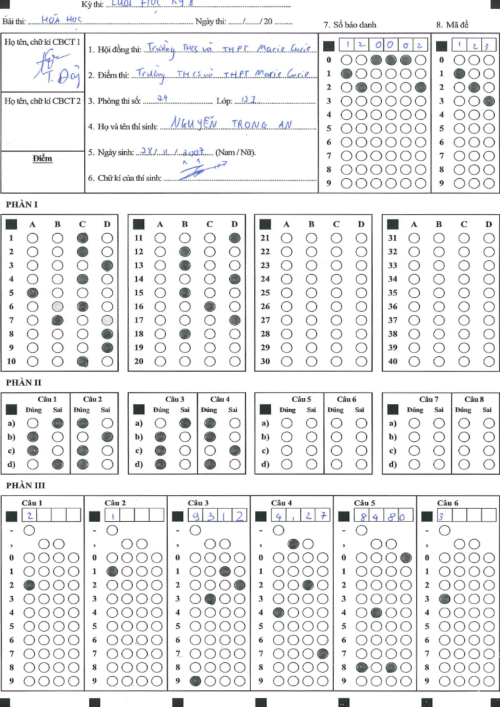
#> input picture python/test.jpg, 1000 x 1414 px (shown at 1/2 size)
$ python cropImage.py test.jpg out.png
#> lines starting #> are read from the running program, lines starting #| are printed output that depends on the picture; after the words box and inside, x2 and y2 are one past the last pixel; in counts of white or black regions, pixels touching at a corner belong together
#> in main, img is the input picture: shape (1414, 1000, 3); mean B, G, R 234.4, 234.1, 233.9
import cv2
import numpy as np
import json
import sys

def show_image_scaled(window_name, image, max_width=1200, max_height=800):
    h, w = image.shape[:2]
    scale_w = max_width / w
    scale_h = max_height / h
    scale = min(scale_w, scale_h, 1.0)  # Không phóng to quá kích thước gốc

    resized = cv2.resize(image, (int(w * scale), int(h * scale)))
    cv2.imshow(window_name, resized)
    cv2.waitKey(0)
    cv2.destroyAllWindows()

def find_corner_markers(image, radius = 160):
    # Chuyển ảnh sang grayscale và áp dụng threshold
#> called with radius = 160
    gray = cv2.cvtColor(image, cv2.COLOR_BGR2GRAY)
    _, thresh = cv2.threshold(gray, 50, 255, cv2.THRESH_BINARY_INV)
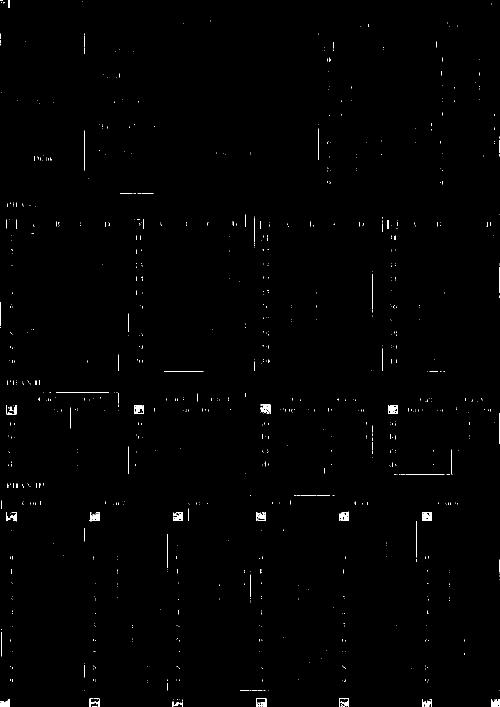
#> thresh: shape (1414, 1000) (shown at 1/2 size); 0.54% white; 842 white regions (784 under 20 px)

    # Tìm contours
    contours, _ = cv2.findContours(thresh, cv2.RETR_EXTERNAL, cv2.CHAIN_APPROX_SIMPLE)
#> contours = 841 contours, 823 with area under 20; largest, box (x1, y1, x2, y2) and area: (844, 1024, 864, 1042) 323, (268, 810, 288, 828) 310, (776, 810, 796, 828) 303, (678, 1397, 698, 1414) 214, (179, 1024, 199, 1043) 212

    # Lấy kích thước ảnh
    height, width = image.shape[:2]
#> height = 1414; width = 1000

    # Định nghĩa 4 vùng góc (bán kính 80px từ mỗi góc)
    corner_regions = [
        (0, 0, radius, radius),                # Top-left
        (width - radius, 0, radius, radius),        # Top-right
        (width - radius, height - radius, radius, radius), # Bottom-right
        (0, height - radius, radius, radius)        # Bottom-left
    ]

    # Danh sách lưu các marker tìm được
    markers = []

    for c in contours:
        # Tính diện tích contour
        area = cv2.contourArea(c)

        # Lọc theo kích thước (24x24 = 576, cho phép sai số)
        if area < 64 or area > 1600:  # Khoảng 17x17 đến 30x30
            continue

        # Lấy hình chữ nhật bao quanh
        x, y, w, h = cv2.boundingRect(c)
        # Tính aspect ratio (tỷ lệ w/h)
        aspect_ratio = w / float(h)

        # Kiểm tra nếu gần hình chữ nhật (cho phép sai số)
        if not (0.5 < aspect_ratio < 2.0):
            continue

        # Tính tâm của hình chữ nhật
        center = (x + w // 2, y + h // 2)


        # Kiểm tra xem tâm có nằm trong vùng góc nào không
        for i, (cx, cy, cw, ch) in enumerate(corner_regions):
            if (cx <= center[0] <= cx + cw) and (cy <= center[1] <= cy + ch):
                markers.append((i, center))  # Lưu cùng index của vùng góc
                break
#> this loop made 841 passes
#> (area, x, y, w, h, aspect_ratio, center) on passes 18, 20, 23: (189.5, 983, 1398, 17, 16, 1.06, (991, 1406)), (99.5, 844, 1398, 20, 16, 1.25, (854, 1406)), (185.5, 0, 1398, 19, 16, 1.19, (9, 1406))
#> after the loop, markers = [(2, (991, 1406)), (2, (854, 1406)), (3, (9, 1406))]
        # for i, pt in enumerate(markers):
        #     cv2.circle(image, pt[1], 5, (0, 255, 0), -1)
        #     show_image_scaled("Markers", image)
    # Nếu không tìm đủ 4 marker
    if len(markers) != 4:
        raise ValueError(f"Không tìm thấy đủ 4 marker góc (tìm thấy {len(markers)})")

    # Sắp xếp các marker theo thứ tự các góc
    markers.sort()
    result = [marker[1] for marker in markers]

    # Kiểm tra lại thứ tự và trả về
    # Thứ tự: top-left, top-right, bottom-right, bottom-left
    if len(result) == 4:
        return result
    else:
        raise ValueError("Sắp xếp các marker không thành công")

def warp_from_corners(image, corners, output_size=(1000, 1414)):
    src = np.array(corners, dtype="float32")
    dst = np.array([
        [0, 0],
        [output_size[0] - 1, 0],
        [output_size[0] - 1, output_size[1] - 1],
        [0, output_size[1] - 1]
    ], dtype="float32")

    matrix = cv2.getPerspectiveTransform(src, dst)
    warped = cv2.warpPerspective(image, matrix, output_size)
    return warped

def main(image_path, output_path):
    img = cv2.imread(image_path)
    try:
        corners = find_corner_markers(img)
        aligned = warp_from_corners(img, corners)
        cv2.imwrite(output_path, aligned)
        # print(json.dumps({"status": "ok", "aligned": output_path}))
    except Exception as e:
        print(json.dumps({"error": str(e)}))

if __name__ == '__main__':
    image_path = sys.argv[1]
    output_path = sys.argv[2]
    # image_path = "../img/test 2.png"  # Đường dẫn ảnh bạn vừa upload
    # output_path = "../images/aligned_result.jpg"
    main(image_path, output_path)
